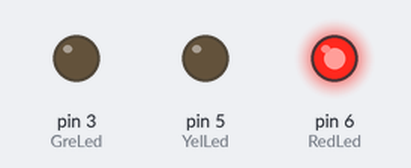
A sketch run on a simulated Arduino Uno, built with avr-gcc and run on an emulated ATmega328P. On the bench: output pins drawn as LEDs (lit = HIGH).

Above: at 1.0 s.
At 3.0 s:
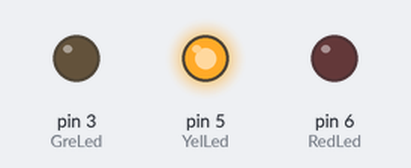
At 5.0 s:
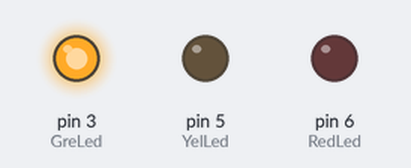
Timing chart, 0 to 7.8 s (numbered marks = the images above):
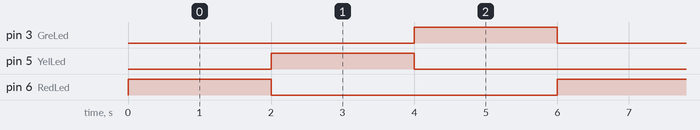

Measured:
- by itself, pin 3 (GreLed), pin 5 (YelLed), pin 6 (RedLed): alternates HIGH for 2.0 s and LOW for 4.0 s
- by itself, everything shown: repeats every 6.0 s, in 4 steps

The sketch:

_3.ino
```cpp
const int RedLed = 6;
const int YelLed = 5;
const int GreLed = 3;

const int Waiter = 2000;  // Wait for 2000 millisecond(s)

void setup()
{
  pinMode(RedLed, OUTPUT);
  pinMode(YelLed, OUTPUT);
  pinMode(GreLed, OUTPUT);
}

void loop()
{
  digitalWrite(RedLed, HIGH);
  delay(Waiter);
  digitalWrite(RedLed, LOW);
  digitalWrite(YelLed, HIGH);
  delay(Waiter);
  digitalWrite(YelLed, LOW);
  digitalWrite(GreLed, HIGH);
  delay(Waiter);
  digitalWrite(GreLed, LOW);
}
```
